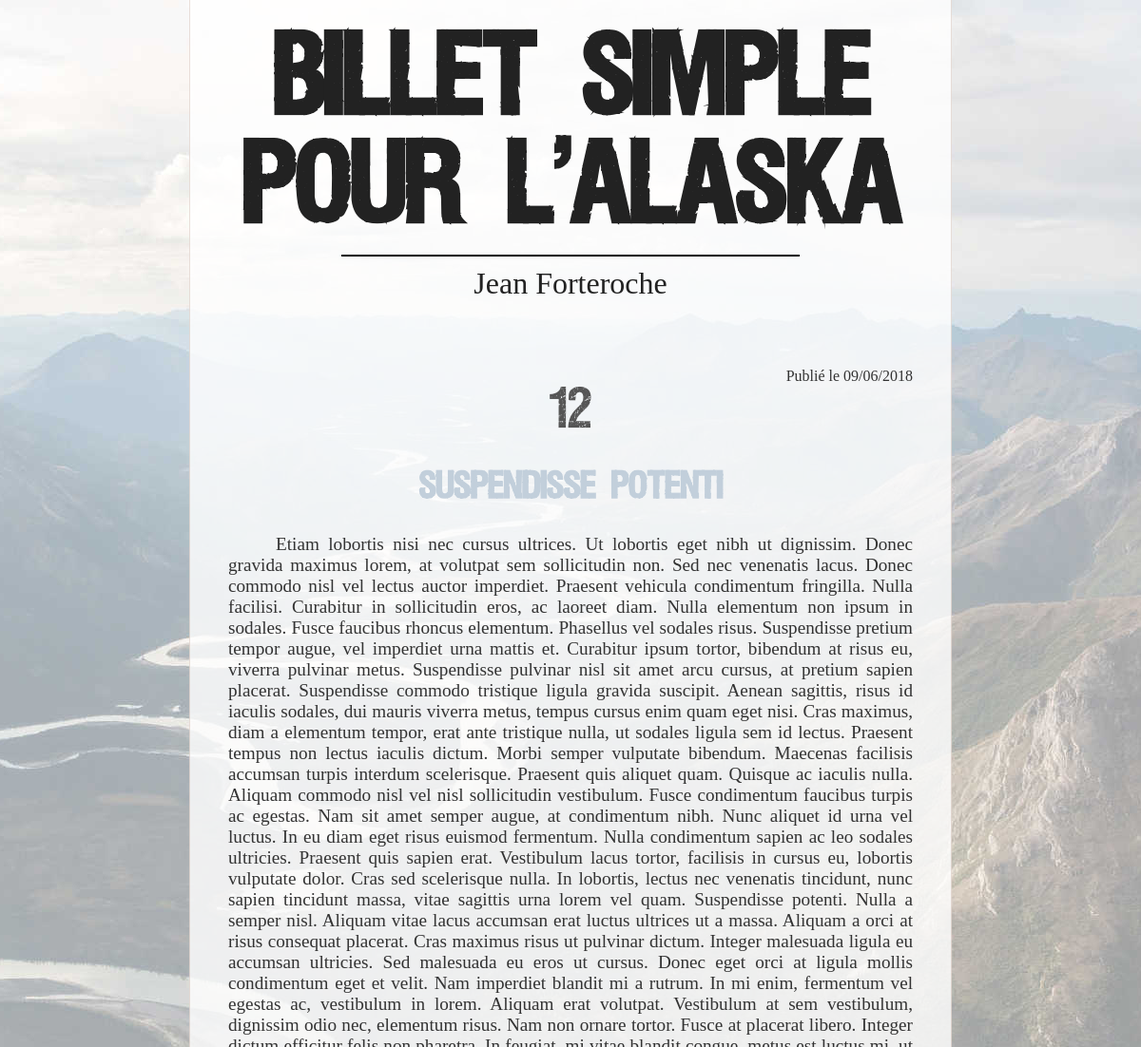
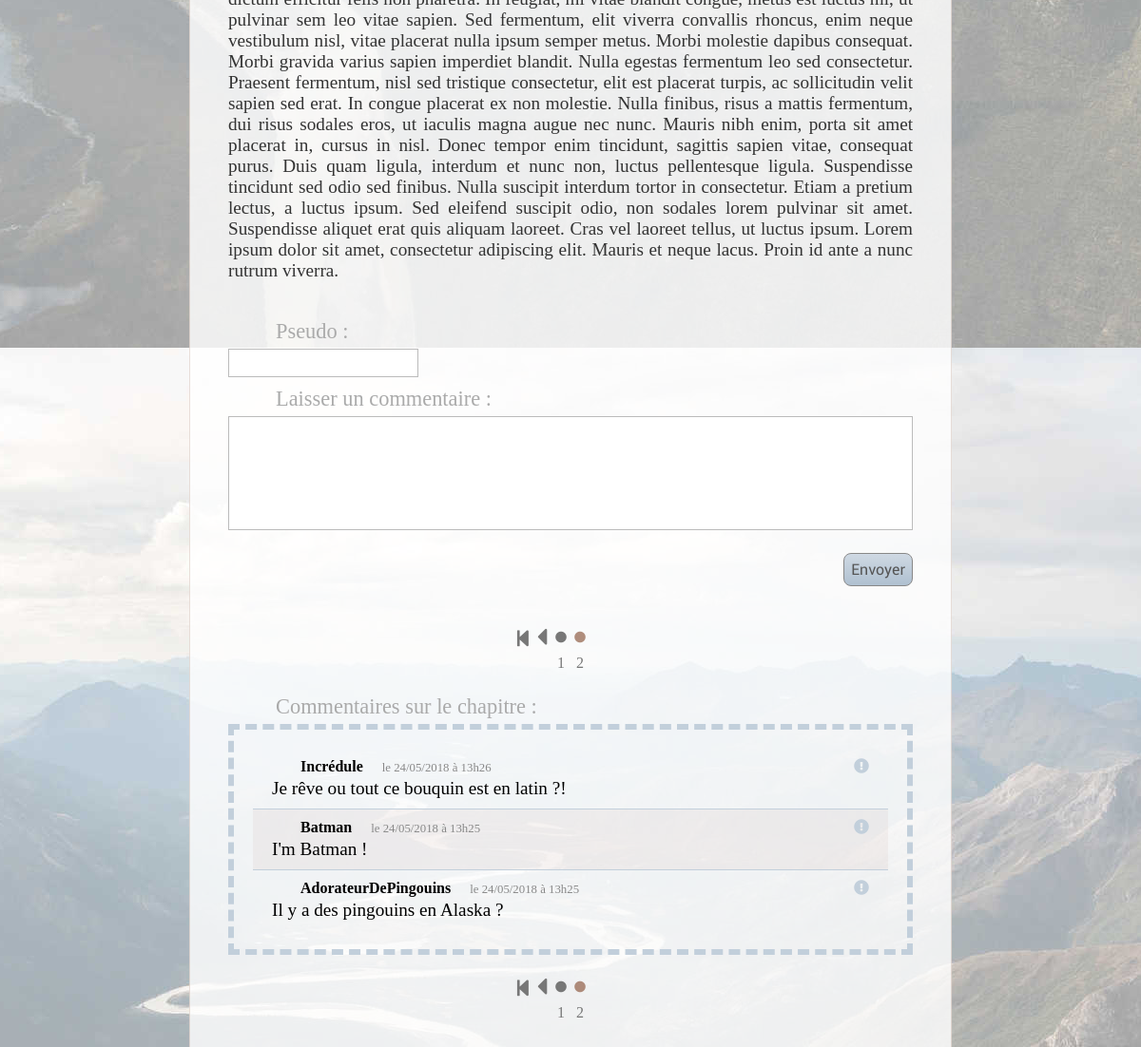
Screenshot of /?chapter&id=12&p=1 with the database file from the repository (2 pictures, top to bottom).
### tables this page shows
CREATE TABLE `chapters` (
  `id` tinyint(3) UNSIGNED NOT NULL,
  `number` tinyint(4) NOT NULL DEFAULT '0',
  `title` tinytext NOT NULL,
  `content` mediumtext NOT NULL,
  `publication_date` timestamp NOT NULL DEFAULT '0000-00-00 00:00:00',
  `published` tinyint(1) NOT NULL DEFAULT '0'
);

CREATE TABLE `comments` (
  `id` mediumint(8) UNSIGNED NOT NULL,
  `chapter_id` tinyint(3) UNSIGNED NOT NULL,
  `author` tinytext NOT NULL,
  `publication_date` timestamp NOT NULL DEFAULT CURRENT_TIMESTAMP,
  `content` text NOT NULL,
  `moderated` tinyint(1) NOT NULL DEFAULT '0',
  `signaled` tinyint(3) UNSIGNED NOT NULL DEFAULT '0'
);

### model/chapterManager.php (called while the page is built, shortened)
<?php
require_once('./model/model.php');
require_once('./model/chapter.php');
require_once('./model/database.php');
class ChapterManager extends Model {
    public function get($id) {
        $db = new Db();
        $query = $db->db()->prepare("SELECT * FROM chapters WHERE id = :id");
        $chapterDatas = $query->execute(array('id' => $id));
        $chapterDatas = $query->fetch();
        return !empty($chapterDatas) ? new Chapter($chapterDatas) : false;
    }
}

### model/database.php (called while the page is built, shortened)
<?php
class Db {
    private $_db;
    public function db() { return $this->_db; }
    private function connect() {
        try {
            $this->_db = new PDO('mysql:host=localhost;dbname=chesfnpg_alaska_jf;charset=utf8', 'chesfnpg', 'OCV7b9h632F#', array(PDO::ATTR_ERRMODE => PDO::ERRMODE_EXCEPTION));
        }
        catch (Exception $e) {
            die('Erreur : ' . $e->getMessage());
        }
    }
}

### model/model.php (called while the page is built, shortened)
<?php
class Model {
    public function hydrate(array $datas) {
        foreach ($datas as $key => $value) {
            $method = 'set' . ucfirst($key);
        }
    }
}

### model/chapter.php (called while the page is built, shortened)
<?php
require_once('./model/model.php');
require_once('./model/commentManager.php');
class Chapter extends Model {
    private $_id;
    private $_number;
    private $_title;
    private $_content;
    private $_publication_date;
    private $_published;
    public function __construct(array $datas = []) {
        $this->setCommentsNbr();
    }
    public function id()            { return $this->_id;            }
    public function number()        { return $this->_number;        }
    public function title()         { return $this->_title;         }
    public function content()       { return $this->_content;       }
    public function published()     { return $this->_published;     }
    public function publication_date(bool $humanFormat = false) {
        $publication_date = $this->_publication_date;
        if ($humanFormat) {
            $publication_date = date('\l\e d/m/Y', $publication_date);
        }
        return $publication_date;
    }
    public function setId($id) {
        $this->_id = abs((int) $id);
    }
    public function setNumber($number) {
        $this->_number = abs((int) $number);
    }
    public function setTitle($title) {
        $this->_title = (string) $title;
    }
    public function setContent($content) {
        $this->_content = (string) $content;
    }
    public function setPublication_date($publication_date) {
        $this->_publication_date = strtotime($publication_date);
    }
    public function setPublished($published) {
        $this->_published = (bool) $published;
    }
    public function setcommentsNbr() {
        $commentMngr = new CommentManager();
        if ($this->id() != null) {
            $this->_commentsNbr = $commentMngr->getCommentsCount($this->_id);
        }
    }
}

### model/commentManager.php (called while the page is built, shortened)
<?php
require_once('./model/model.php');
require_once('./model/comment.php');
require_once('./model/database.php');
class CommentManager extends Model {
    public function getList(int $offset, int $number, int $chapterId = 0, bool $signaledOnly = false) {
        $comments = [];
        $db = new Db();
        if ($signaledOnly) {
            $condition = 'signaled != 0 AND moderated = false';
            $order = 'publication_date';
        } else {
            if ($chapterId != 0) {
                $condition = 'chapter_id = ' . $chapterId;
                $order = 'publication_date DESC';
            } else {
                $condition = '1';
                $order = 'publication_date DESC';
            }
        }
        $query = $db->db()->prepare('SELECT * FROM comments WHERE ' . $condition . ' ORDER BY ' . $order . ' LIMIT :offset , :number');
        $query->bindParam(':offset', $offset, PDO::PARAM_INT);
        $query->bindParam(':number', $number, PDO::PARAM_INT);
        $commentDatas = $query->execute();
        while ($commentDatas = $query->fetch()) {
            $comments[] = new Comment($commentDatas);
        }
        return !empty($comments) ? $comments : false;
    }
    public function getCommentsCount(int $chapterId, bool $signaledOnly = false) {
        $db = new Db();
        $condition = ($chapterId == 0) ? '' : ('WHERE chapter_id = ' . $chapterId);
        $condition = ($signaledOnly == true) ? (!empty($condition) ? ($condition . ' AND signaled != 0') : ($condition . 'WHERE signaled != 0')) : $condition;
        $query = $db->db()->query('SELECT COUNT(*) FROM comments ' . $condition);
        $commentsCount = $query->fetchColumn();
        return $commentsCount;
    }
}

### model/comment.php (called while the page is built, shortened)
<?php
require_once('./model/model.php');
class Comment extends Model {
    private $_id;
    private $_author;
    private $_publication_date;
    private $_content;
    public function id()            { return $this->_id;        }
    public function author()        { return $this->_author;    }
    public function content()       { return $this->_content;   }
    public function publication_date(bool $humanFormat = false) {
        $publication_date = $this->_publication_date;
        if ($humanFormat) {
            $publication_date = date('\l\e d/m/Y \à H\hi', $publication_date);
        }
        return $publication_date;
    }
    public function setId($id) {
        $this->_id = abs((int) $id);
    }
    public function setAuthor($author) {
        $this->_author = (string) $author;
    }
    public function setPublication_date($publication_date) {
        $this->_publication_date = strtotime($publication_date);
    }
    public function setContent($content) {
        $this->_content = (string) $content;
    }
}

### view/pagination.php (the view, shortened to what this page needs)
<?php
    $maxNbrOfPageLinks = 11;
    $pagesOffset = 0;
    if ($pagesCount > 1) {
?>
    <table class='pagination'>
        <tr>
            <?php if ($currentPageIx == 0) { ?>
            <td><a href='<?= $paginationLinkBase ?><?= $pageGETparameter ?>=0<?= $paginationLinkOption ?>' target='_self'><span class='fas fa-step-backward hidden'></span></a></td>
                <td><a href='#' target='_self'><span class='fas fa-caret-left hidden'></span></a></td>
            <?php } else { ?>
                <td><a href='<?= $paginationLinkBase ?><?= $pageGETparameter ?>=0<?= $paginationLinkOption ?>' target='_self'><span class='fas fa-step-backward'></span></a></td>
                <td><a href='<?= $paginationLinkBase ?><?= $pageGETparameter ?>=<?= ($currentPageIx - 1) ?><?= $paginationLinkOption ?>' target='_self'><span class='fas fa-caret-left'></span></a></td>
            <?php } ?>
            <?php $i = 0;
            while (($pagesOffset + $i) < $pagesCount && $i < $maxNbrOfPageLinks) {
                if (($pagesOffset + $i) == $currentPageIx) { ?>
                    <td><a href='<?= $paginationLinkBase ?><?= $pageGETparameter ?>=<?= ($pagesOffset + $i) ?><?= $paginationLinkOption ?>' target='_self' class='pageLink'><span class='fas fa-circle currentPage'></span></a></td>
            <?php   } else { ?>
                    <td><a href='<?= $paginationLinkBase ?><?= $pageGETparameter ?>=<?= ($pagesOffset + $i) ?><?= $paginationLinkOption ?>' target='_self' class='pageLink'><span class='fas fa-circle'></span></a></td>
            <?php   }
                $i++;
            } ?>
            <?php if ($currentPageIx == $pagesCount - 1) { ?>
                <td><a href='#' target='_self'><span class='fas fa-caret-right hidden'></span></a></td>
                <td><a href='<?= $paginationLinkBase ?><?= $pageGETparameter ?>=<?= ($pagesCount - 1) ?><?= $paginationLinkOption ?>' target='_self'><span class='fas fa-step-forward hidden'></span></a></td>
            <?php } ?>
        </tr>
        <tr>
            <td></td>
            <td></td>
            <?php $i = 0;
            while (($pagesOffset + $i) < $pagesCount && $i < $maxNbrOfPageLinks) {
                if (($pagesOffset + $i) == $currentPageIx) { ?>
                    <td><a href='<?= $paginationLinkBase ?><?= $pageGETparameter ?>=<?= ($pagesOffset + $i) ?><?= $paginationLinkOption ?>' target='_self' class='pageLink'><?= ($pagesOffset + $i + 1) ?></a></td>
            <?php   } else { ?>
                    <td><a href='<?= $paginationLinkBase ?><?= $pageGETparameter ?>=<?= ($pagesOffset + $i) ?><?= $paginationLinkOption ?>' target='_self' class='pageLink'><?= ($pagesOffset + $i + 1) ?></a></td>
            <?php   }
                $i++;
            } ?>
            <td></td>
            <td></td>
        </tr>
    </table>
<?php } ?>

### view/chapter.php (shortened to what this page needs)
<?php include('./view/background.php'); ?>
<?php
    if (!empty($chapter))
    {
?>
    <div id='chapter'>
        <span id='chapterPublicationDate'>Publié <?= $chapter->publication_date(true) ?></span>
        <span id='chapterNumber'><?= $chapter->number() ?></span>
        <h3><?= $chapter->title() ?></h3>
        <p><?= $chapter->content() ?></p>
    </div>
    <section id='newCommentSection'>
        <form id='newCommentForm' method='post' action='.<?= $_SERVER['REQUEST_URI'] ?>#newCommentSection'>
            <label for='newCommentAuthor'>Pseudo :</label>
            <input id='newCommentAuthor' type='text' name='newCommentAuthor' required maxlength='20' <?= isset($_SESSION['commentsPseudo']) ? ('value=' . $_SESSION['commentsPseudo']) : '' ?> />
            <label for='newCommentContent'>Laisser un commentaire :</label>
            <textarea id='newCommentContent' name='newCommentContent' required maxlength='250'></textarea>
            <div class='buttonsBox'>
                <input class='bigButton' type='submit' value='Envoyer' />
            </div>
        </form>
    </section>
    <?php if (!empty($comments)) { ?>
    <section id='commentsListSection'>
        <?php include('./view/pagination.php'); ?>
        <label id='chapterCommentsListLabel' for='chapterCommentsList'>Commentaires sur le chapitre :</label>
        <ul id='chapterCommentsList'>
            <?php foreach ($comments as $comment) { ?>
            <li>
                <div class='commentInfos'><span class='commentAuthor'><?= $comment->author() ?></span><span class='commentDate'><?= $comment->publication_date(true) ?></span><div class='commentSignalButton'><a class='signalCommentButton' href='.<?= $_SERVER['REQUEST_URI'] ?>&signalComment=<?= $comment->id() ?>#commentsListSection'><i class="fas fa-exclamation-circle" title='Signaler ce commentaire'></i></a></div></div>
                <p class='commentContent'><?= $comment->content() ?></p>
            </li>
            <?php } ?>
        </ul>
        <?php include('./view/pagination.php'); ?>
    </section>
    <?php } ?>
<?php
    } else {
        echo "ERREUR : Le chapitre que vous avez demandé n'existe pas.";
    }
    include('./view/footer.php');
?>

### public/css/chapter-inner-style.css (style rules this page uses)
p { margin: 0px; text-align: justify; font-family: Garamond, serif; text-indent: 50px; font-size: 1.2rem; }

### public/css/main.css (style rules this page uses)
* { font-size: 1rem; }
a { text-decoration: none; color: inherit; }
p { margin: 0px; padding: 0px; font-family: Garamond, serif; }
label { display: block; margin-bottom: 5px; font-size: 1.4rem; color: #AAA; text-indent: 50px; }
form { box-sizing: border-box; width: 100%; padding: 0px 40px; }
.buttonsBox { width: 100%; text-align: right; }
.bigButton { margin: 20px 0px 20px 10px; min-height: 30px; padding: 7px; border: 1px #888 solid; border-radius: 8px; background: linear-gradient(to bottom, #cfd9e3, #afc0d0); font-family: 'Roboto Regular', 'Arial', sans-serif; color: #555; }

### public/css/background.css (style rules this page uses)
body { position: relative; width: 100%; height: 100%; margin: 0px; padding: 0px; background-image: url(../images/alaska.jpg); background-size: auto; background-position: top center; background-attachment: fixed; }

### public/css/chapter.css (style rules this page uses)
#chapter { box-sizing: border-box; width: 100%; margin-top: 30px; padding: 40px; color: #333; }
#chapterPublicationDate { display: block; width: 100%; text-align: right; }
#chapter > h3 { width: 100%; margin-bottom: 30px; font-family: 'Viper Nora', 'Arial Black', sans-serif; text-align: center; font-size: 2rem; color: #C2CFDB; }
#chapterNumber { display: block; width: 100%; font-family: 'Viper Nora'; font-size: 3rem; text-align: center; color: #555; }
#newCommentAuthor { box-sizing: border-box; width: 200px; margin-bottom: 10px; padding: 5px 10px; border: 1px #BBB solid; color: #333; }
#chapterCommentsList { box-sizing: border-box; width: calc(100% - 80px); margin: 0px 40px 0px 40px; padding: 20px; border: 6px #C2CFDB dashed; list-style-type: none; }
#chapterCommentsList > li:nth-child(even) { background-color: rgba(144, 94, 70, 0.06); }
#chapterCommentsList > li { padding: 10px 20px; border-bottom: 1px #C2CFDB solid; }
#chapterCommentsList > li:last-child { border-bottom: none; }
.commentInfos { position: relative; margin-bottom: 3px; }
.commentAuthor { font-weight: bold; margin-left: 30px; }
.commentDate { margin-left: 20px; font-size: 0.8rem; color: #888; }
.commentContent { text-indent: initial; }
.commentSignalButton { position: absolute; top: 0px; right: 0px; color: #C2CFDB; }
#chapterCommentsListLabel { text-indent: 90px; }
#editedComment, #newCommentContent { box-sizing: border-box; width: 100%; height: 120px; border: 1px #BBB solid; resize: none; padding: 5px 10px; color: #333; }

### public/css/pagination.css (style rules this page uses)
.pagination { display: flex; justify-content: center; align-items: center; margin: 20px 0px; border-collapse: collapse; border-spacing: 0px; }
.pagination a { color: #777; text-decoration: none; text-align: center; }
.pagination td { position: relative; width: 20px; height: 25px; margin: 0px; padding: 0px; text-align: center; }
.pagination .fa-caret-left, .pagination .fa-caret-right { font-size: 1.8rem; }
.pagination .fa-step-backward, .pagination .fa-step-forward { position: relative; top: 1px; font-size: 1.2rem; }
.pagination .fa-circle { display: block; font-size: 0.75rem; }
.currentPage { color: rgba(144, 94, 70, 0.7); }

### rows the page displays
chapters: publication_date "le 09/06/2018", number "12", title "Suspendisse potenti", content "Etiam lobortis nisi nec cursus ultrices. Ut lobortis eget nibh ut dignissim. Donec gravida maximus lorem, at volutpat sem sollicitudin non. Sed nec venenatis lacus. Donec commodo nisl vel lectus auctor imperdiet. Praesent vehicula condimentum fringilla. Nulla facilisi. Curabitur in sollicitudin eros, ac laoreet diam. Nulla elementum non ipsum in sodales. Fusce faucibus rhoncus elementum. Phasellus vel sodales risus. Suspendisse pretium tempor augue, vel imperdiet urna mattis et. Curabitur ipsum tortor, bibendum at risus eu, viverra pulvinar metus. Suspendisse pulvinar nisl sit amet arcu cursus, at pretium sapien placerat. Suspendisse commodo tristique ligula gravida suscipit. Aenean…", published 1 (drawn)
comments: author "Incrédule", publication_date "le 24/05/2018 à 13h26", content "Je rêve ou tout ce bouquin est en latin ?!"
comments: author "Batman", publication_date "le 24/05/2018 à 13h25", content "I'm Batman !"
comments: author "AdorateurDePingouins", publication_date "le 24/05/2018 à 13h25", content "Il y a des pingouins en Alaska ?"

### other values shown
$pagesOffset + $i + 1 "1"
$pagesOffset + $i + 1 "2"
